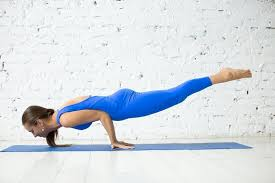
#> input picture UI/images/download.jpg, 275 x 183 px, found by its file name
$ python util.py
#> lines starting #> are read from the running program, lines starting #| are printed output that depends on the picture
### server/wavelet.py
import numpy as np
import pywt
import cv2

def w2d(img, mode='haar', level=1):
    imArray = img
    #Datatype conversions
    #convert to grayscale
    imArray = cv2.cvtColor(imArray,cv2.COLOR_RGB2BGR)
    #convert to float
    imArray =  np.float32(imArray)
    imArray /= 255;
    # compute coefficients
    coeffs=pywt.wavedec2(imArray, mode, level=level)

    #Process Coefficients
    coeffs_H=list(coeffs)
    coeffs_H[0] *= 0;

    # reconstruction
    imArray_H=pywt.waverec2(coeffs_H, mode);
    imArray_H *= 255;
    imArray_H =  np.uint8(imArray_H)

    return imArray_H

### server/util.py
import joblib
import json
import numpy as np
import base64
import cv2
from wavelet import w2d

__class_name_to_number = {}
__class_number_to_name = {}

__model = None

def classify_image(image_base64_data, file_path=None):

    imgs = get_cropped_image(file_path)

    result = []
    for img in imgs:
        scalled_raw_img = cv2.resize(img, (32, 32))
        img_har = w2d(img, 'db1', 1)
        scalled_img_har = cv2.resize(img_har, (32, 32))
        combined_img = np.vstack((scalled_raw_img.reshape(32*32*2,1),scalled_img_har.reshape(32*32*2,1)))
        len_image_array = 32*32*3 + 32*32*2


        final = combined_img.reshape(1,len_image_array).astype(float)
        result.append({
            'class': class_number_to_name(__model.predict(final)[0]),
            'class_probability': np.around(__model.predict_proba(final)*100,2).tolist()[0],
            'class_dictionary': __class_name_to_number
        })

    return result

def class_number_to_name(class_num):
    return __class_number_to_name[class_num]

def load_saved_artifacts():
    print("loading saved artifacts...start")
    global __class_name_to_number
    global __class_number_to_name

    with open(r"C:\Users\Vishwas\Desktop\Techno Ramdev\server\artifacts\class_dictionary.json", "r") as f:
#> (reads server/artifacts/class_dictionary.json from the repository)
        __class_name_to_number = json.load(f)
        __class_number_to_name = {v:k for k,v in __class_name_to_number.items()}

    global __model
    if __model is None:
        with open(r'C:\Users\Vishwas\Desktop\Techno Ramdev\server\artifacts\saved_model.pkl', 'rb') as f:
#> (reads server/artifacts/saved_model.pkl from the repository)
            __model = joblib.load(f)
    print("loading saved artifacts...done")


def get_cv2_image_from_base64_string(b64str):
    '''
    credit: https://stackoverflow.com/questions/33754935/read-a-base-64-encoded-image-from-memory-using-opencv-python-library
    :param uri:
    :return:
    '''
    encoded_data = b64str.split(',')[1]
    nparr = np.frombuffer(base64.b64decode(encoded_data), np.uint8)
    img = cv2.imdecode(nparr, cv2.IMREAD_COLOR)
    return img

def get_cropped_image(image_path):
    hog=cv2.HOGDescriptor()
    hog.setSVMDetector(cv2.HOGDescriptor_getDefaultPeopleDetector())
    img = cv2.imread(image_path)
#> img is the input picture: shape (183, 275, 3); mean B, G, R 226.2, 220.2, 214.1
    gray = cv2.cvtColor(img, cv2.COLOR_RGB2BGR)
    (regions,_)=hog.detectMultiScale(img,winStride=(4,4),padding=(4,4),scale=1.05)
#> regions = [[77, 39, 65, 130]]
    for (x,y,w,h) in regions:

        roi_color = img[y:y+h, x:x+w]

        return roi_color
#> this loop made 1 pass
#> pass 1, in get_cropped_image, `roi_color = img[y:y+h, x:x+w]`:
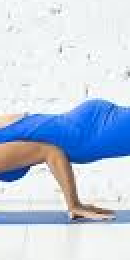
#> roi_color: shape (130, 65, 3) (shown 2 times larger); mean B, G, R 224.4, 206.5, 193.6
#> the loop in classify_image, `for img in imgs:` made 1 pass
#> pass 1, in classify_image, `scalled_raw_img = cv2.resize(img, (32, 32))`:
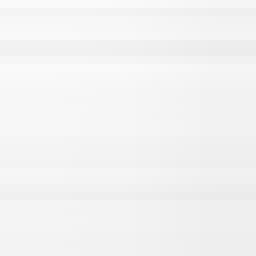
#> scalled_raw_img: shape (32, 32) (shown 8 times larger); min 235, max 250, mean 243.3
#> after the loop in classify_image, `for img in imgs:`: result = []

def get_b64_test_image_for_virat():
    with open("b64.txt") as f:
        return f.read()

if __name__ == '__main__':
    load_saved_artifacts()
    print(class_number_to_name(2))
#> (the run stopped early here; a loop or call above may not have finished)
